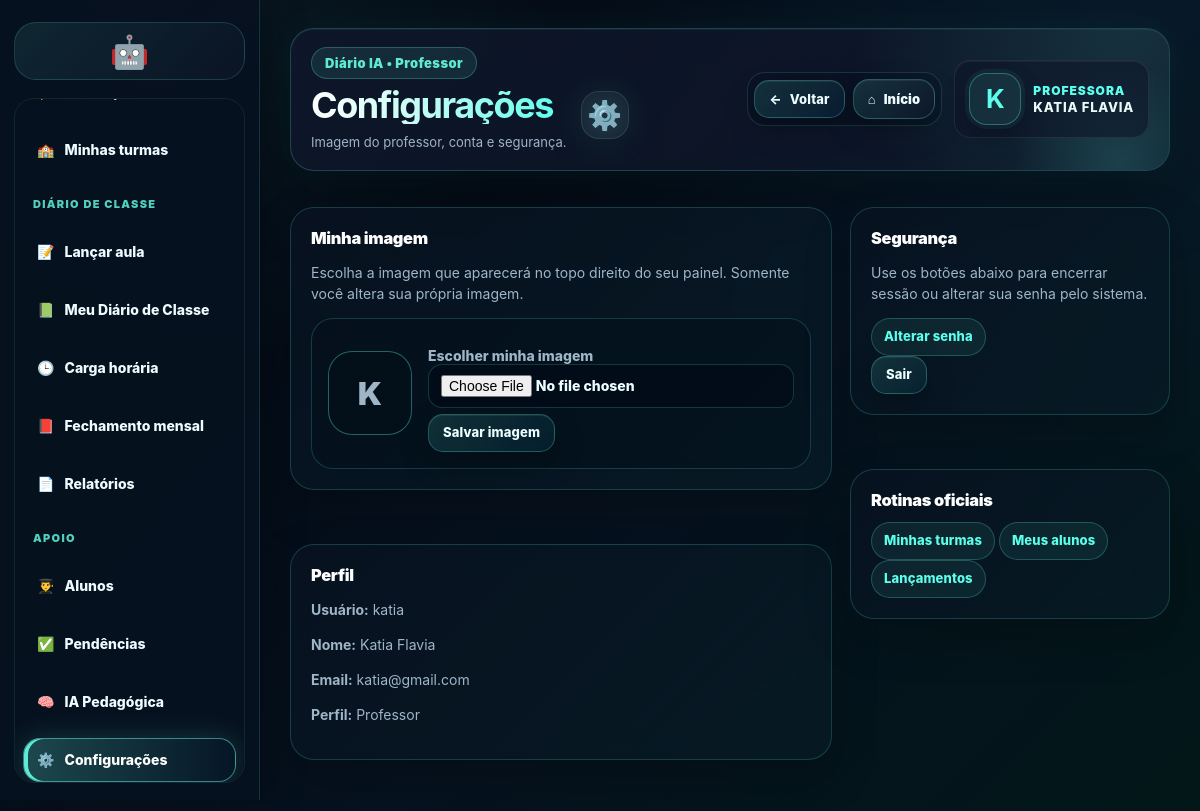
Screenshot of /professor/configuracoes/ (signed in) with the database file from the repository.
### apps/usuarios/models.py (models this page shows, shortened)
class Usuario(AbstractUser):
    class TipoUsuario(models.TextChoices):
        ADMIN = 'ADMIN', 'Administrador'
        PROF = 'PROF', 'Professor'
        COORD = 'COORD', 'Coordenador'
        SEC = 'SEC', 'Secretaria'
    tipo = models.CharField(
        max_length=10,
        choices=TipoUsuario.choices,
        default=TipoUsuario.PROF
    )
    foto = models.ImageField(
        upload_to="professores/",
        null=True,
        blank=True
    )
    gestao_teste_inicio = models.DateTimeField(
        null=True,
        blank=True,
        verbose_name="Início do teste da gestão",
    )
    gestao_acesso_expira_em = models.DateTimeField(
        null=True,
        blank=True,
        verbose_name="Acesso da gestão expira em",
    )
    gestao_acesso_bloqueado = models.BooleanField(
        default=False,
        verbose_name="Acesso da gestão bloqueado",
    )
    gestao_serial_ultimo = models.CharField(
        max_length=255,
        blank=True,
        default="",
        verbose_name="Último serial aplicado",
    )

### apps/core/views_professor.py (the view, shortened to what this page needs)
# urls.py: path('professor/configuracoes/', views.professor_configuracoes, name='professor_configuracoes'),
@login_required
def professor_configuracoes(request):
    if not usuario_professor(request.user):
        return render(request, "core/acesso_negado.html")
    return render(request, "core/professor_configuracoes.html", {
        "hoje": date.today(),
    })

### apps/core/context_processors.py (called while the page is built, shortened)
def escola_institucional(request):
    dados = {
        "escola_login": None,
        "escola_login_estado": "ESTADO DO MARANHÃO",
        "escola_login_secretaria": "SECRETARIA DE ESTADO DA EDUCAÇÃO",
        "escola_login_nome_titulo": "Instituição escolar",
        "escola_login_nome_info": "Configurar no painel da gestão",
        "escola_login_aldeia": "Configurar no painel da gestão",
        "escola_login_terra": "Configurar no painel da gestão",
        "escola_login_texto": "Ambiente oficial de acesso da instituição escolar.",
        "gestor_login_nome": "Direção escolar",
        "gestor_login_cargo": "Gestão responsável",
    }
    try:
        from apps.academico.models import Escola
        escola = Escola.objects.filter(ativa=True).first() or Escola.objects.first()
        dados["escola_login"] = escola
    except Exception:
        pass
    return dados

### apps/core/templatetags/tratamento_usuario_tags.py (called while the page is built)
def _clean(value):
    return str(value or "").strip()

def _nome_usuario(user):
    if not user:
        return ""
    full_name = ""
    try:
        full_name = user.get_full_name()
    except Exception:
        full_name = ""
    for value in [
        full_name,
        getattr(user, "nome", ""),
        getattr(user, "first_name", ""),
        getattr(user, "username", ""),
        getattr(user, "email", ""),
    ]:
        value = _clean(value)
        if value:
            if "@" in value and not value.startswith("@"):  # e-mail como último recurso
                return value.split("@", 1)[0].replace(".", " ").replace("_", " ").title()
            return value.title() if value.islower() else value
    return "Usuário"

def _primeiro_nome(user):
    nome = _nome_usuario(user)
    return _clean(nome.split()[0]).lower()

def _provavel_feminino(user):
    primeiro = _primeiro_nome(user)
    if not primeiro:
        return False
    if primeiro in _NOMES_FEMININOS:
        return True
    if primeiro in _NOMES_MASCULINOS or primeiro in _NOMES_MASCULINOS_TERMINADOS_EM_A:
        return False
    return primeiro.endswith("a")

@register.filter
def nome_exibicao(user):
    return _nome_usuario(user)

@register.filter
def tratamento_professor(user):
    return "Professora" if _provavel_feminino(user) else "Professor"

### apps/core/views_shared.py (called while the page is built)
def usuario_professor(user):
    return user.is_authenticated and user.tipo == "PROF"

### templates/core/professor_configuracoes.html (shortened to what this page needs)
{% extends "core/base_professor_premium.html" %}
{% block titulo %}Configurações{% endblock %}
{% block subtitulo %}Imagem do professor, conta e segurança.{% endblock %}
{% block icone %}⚙️{% endblock %}
{% block conteudo %}
<section class="grid-layout">
  <div class="left-column">
    <section class="panel premium-safe-panel">
      <h3>Minha imagem</h3>
      <p>Escolha a imagem que aparecerá no topo direito do seu painel. Somente você altera sua própria imagem.</p>
      <form method="post" enctype="multipart/form-data" class="gestao-form-grid">
        <div class="profile-upload-card">
          <div class="profile-upload-preview">
            {% if request.user.foto %}<img src="{{ request.user.foto.url }}" alt="Minha imagem">{% else %}<span>{{ request.user.first_name|default:request.user.username|slice:':1' }}</span>{% endif %}
          </div>
          <div>
            <label class="gestao-field">
              <span>Escolher minha imagem</span>
              <input type="file" name="foto" accept="image/*">
            </label>
            <div class="safe-action-row">
              <button class="btn-primary" type="submit">Salvar imagem</button>
            </div>
          </div>
        </div>
      </form>
    </section>
    <section class="panel premium-safe-panel">
      <h3>Perfil</h3>
      <p><strong>Usuário:</strong> {{ request.user.username }}</p>
      <p><strong>Nome:</strong> {{ request.user.get_full_name|default:'—' }}</p>
      <p><strong>Email:</strong> {{ request.user.email|default:'—' }}</p>
      <p><strong>Perfil:</strong> {{ request.user.get_tipo_display }}</p>
    </section>
  </div>
  <div class="right-column">
    <section class="panel premium-safe-panel">
      <h3>Segurança</h3>
      <p>Use os botões abaixo para encerrar sessão ou alterar sua senha pelo sistema.</p>
      <div class="safe-action-row vertical">
        <a class="btn-ghost-premium" href="{% url 'password_change' %}">Alterar senha</a>
        <form method="post" action="{% url 'logout' %}">{% csrf_token %}<button class="btn-primary" type="submit">Sair</button></form>
      </div>
    </section>
    <section class="panel premium-safe-panel">
      <h3>Rotinas oficiais</h3>
      <div class="safe-action-row vertical">
        <a class="btn-ghost-premium" href="{% url 'turmas' %}">Minhas turmas</a>
        <a class="btn-ghost-premium" href="{% url 'professor_alunos' %}">Meus alunos</a>
        <a class="btn-ghost-premium" href="{% url 'professor_diario_oficial' %}">Lançamentos</a>
      </div>
    </section>
  </div>
</section>
{% endblock %}

### templates/core/base_professor_premium.html (shortened to what this page needs)
{% load static tratamento_usuario_tags %}
<!doctype html>
<html lang="pt-br">
<head>
    <link rel="stylesheet" href="{% static 'css/premium_base_final.css' %}">
    <link rel="stylesheet" href="{% static 'css/premium_responsive_final.css' %}">
    <link rel="stylesheet" href="{% static 'css/premium_print_final.css' %}">
</head>
<body>
<div class="layout ia-clean-shell professor-shell">
    {% include 'partials/professor_sidebar.html' %}
    <main class="content professor-content">
        <header class="topbar premium-header-card compact-premium-header no-print">
            <div class="topbar-left premium-header-title"><span class="premium-header-badge">Diário IA • Professor</span><div class="premium-header-row"><div><h1>{% block titulo %}{% endblock %}</h1><p>{% block subtitulo %}Painel do professor{% endblock %}</p></div><span class="premium-header-icon">{% block icone %}✨{% endblock %}</span></div></div>
            <div class="topbar-right">{% include 'partials/professor_page_actions.html' %}<a class="hero-mini-card professor-mini-user profile-mini-link profile-mini-with-name" href="{% url 'professor_configuracoes' %}" title="Minha imagem e perfil">
                {% if request.user and request.user.is_authenticated and request.user.foto %}
                    <img class="profile-mini-photo" src="{{ request.user.foto.url }}" alt="Imagem do professor">
                {% else %}
                    <strong class="profile-mini-initial">{% if request.user and request.user.is_authenticated %}{{ request.user|nome_exibicao|default:'P'|slice:':1' }}{% else %}P{% endif %}</strong>
                {% endif %}
                <span class="profile-mini-text">
                    <b class="profile-mini-role">{% if request.user and request.user.is_authenticated %}{{ request.user|tratamento_professor }}{% else %}Professor(a){% endif %}</b>
                    <small class="profile-mini-name">{% if request.user and request.user.is_authenticated %}{{ request.user|nome_exibicao }}{% else %}Acesso do professor{% endif %}</small>
                </span>
            </a></div>
        </header>
        {% block conteudo %}{% endblock %}
    </main>
</div>
</body>
</html>

### rows the page displays
Usuario: user|nome_exibicao "K", user|tratamento_professor "PROFESSORA", user|nome_exibicao "KATIA FLAVIA", user.first_name "K", user.username "katia", user.get_full_name "Katia Flavia", user.email "katia@gmail.com", user.tipo "Professor"
